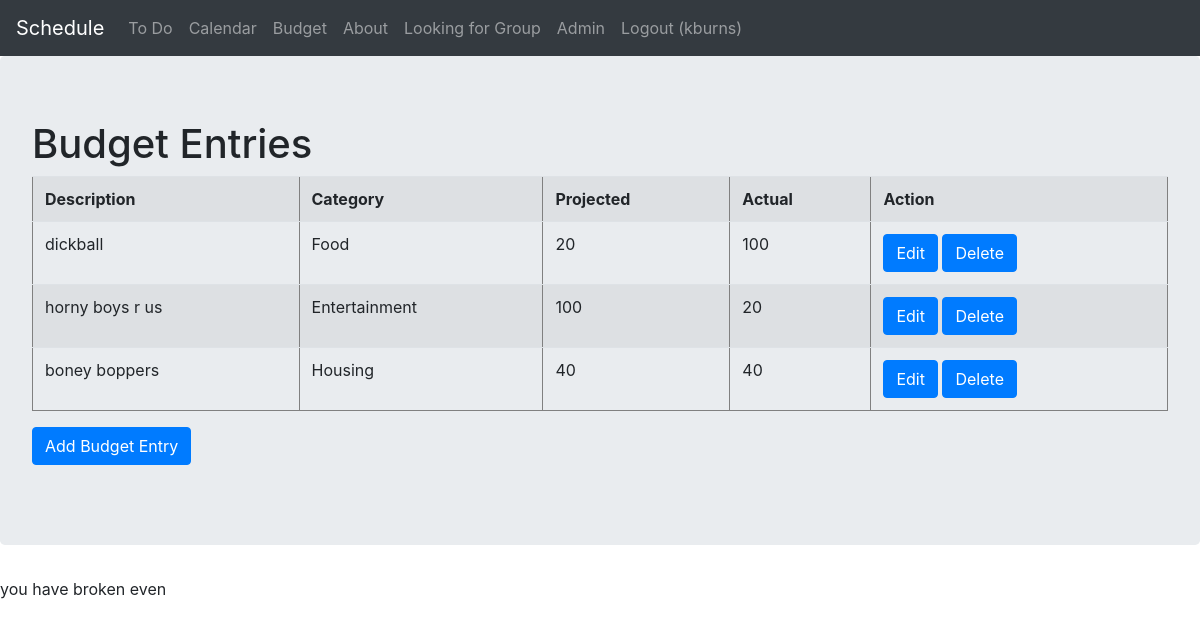
Page /budget/ (signed in) on the committed database.
### budget/models.py (models this page shows)
class BudgetEntry(models.Model):
    user = models.ForeignKey(User, on_delete=models.CASCADE)
    description = models.CharField(max_length=128)
    category = models.ForeignKey(BudgetCategory, on_delete=models.CASCADE)
    projected = models.CharField(max_length=20, default='0')
    actual = models.CharField(max_length=20, default='0')
    is_completed = models.BooleanField(default=False)

class BudgetCategory(models.Model):
    category = models.CharField(max_length=128)
    def __str__(self):
        return self.category

### budget/views.py (the view, shortened to what this page needs)
# urls.py: path('budget/', budget_views.budget),
@login_required(login_url='/login/')
def budget(request):
    if (request.method == "GET" and "delete" in request.GET):
        id = request.GET["delete"]
        BudgetEntry.objects.filter(id=id).delete()
        return redirect("/budget/")
    else:
        table_data = BudgetEntry.objects.filter(user=request.user)
    totActual = 0
    totProjected = 0
    for i in table_data:
        totActual += int(i.actual)
        totProjected += int(i.projected)
    comparison = totActual - totProjected
    context = {
        "comp": comparison,
        "table_data": table_data
    }
    return render(request, 'budget/budget.html', context)

### templates/budget/budget.html (shortened to what this page needs)
<html>
<head>
    {% include "bootstrap.html" %}
    {% load static %}
</head>
<body>
  {% include "nav.html" %}
    <div class="jumbotron">
      <h1>Budget Entries</h1>
      {% if not table_data %}
        </p>There are no budget entries to display.</p>
      {% else %}
    <table class="table table-striped" border="1">
      <tr>
        <th>Description</th>
        <th>Category</th>
        <th>Projected</th>
        <th>Actual</th>
        <th>Action</th>
       </tr>
       {% for row in table_data %}
          <tr>
          <td>{{ row.description }}</td>
          <td>{{ row.category }}</td>
          <td>{{ row.projected }}</td>
          <td>{{ row.actual }}</td>
          <td>
            <a class="btn btn-primary" href="/budget/edit/{{ row.id }}/">Edit</a>
            <a class="btn btn-primary" href="#" onclick= "confirmDeleteModal( {{row.id}})">Delete</a>
            </td>
          </tr>
        {% endfor %}
          </table>
        {% endif %}
      <form method="GET" action="/budget/add/">
        <input type="submit" class="btn btn-primary" value = "Add Budget Entry">
      </form>
    </div>
    {% if comp > 0 %}
      <p> your surplus is {{comp}}</p>
    {% elif comp < 0 %}
      <p> your deficit is {{comp}}</p>
    {% else %}
      <p> you have broken even</p>
    {% endif %}
</body>
</html>

### templates/nav.html
<nav class="navbar navbar-expand-lg navbar-dark bg-dark">
  <a class="navbar-brand" href="/">Schedule</a>
  <div class="collapse navbar-collapse" id="navbarSupportedContent">
    <ul class="navbar-nav mr-auto">
      <li class="nav-item">
        <a class="nav-link" href="/tasks/">To Do</a>
      </li>
      <li class="nav-item">
        <a class="nav-link" href="/calendar/">Calendar</a>
      </li>
      <li class="nav-item">
        <a class="nav-link" href="/budget/">Budget</a>
      </li>
      <li class="nav-item">
        <a class="nav-link" href="/about/">About</a>
      </li>
      <li>
        <a class="nav-link" href="/LFG/">Looking for Group</a>
      </li>
      <li class="nav-item">
        <a class="nav-link" href="/admin" target="_blank">Admin</a>
      </li>
      {% if user.is_authenticated %}
      <li>
        <a class="nav-link" href="/logout/">Logout ({{user.username}})</a>
      </li>
      {% else %}
      <li>
        <a class="nav-link" href="/login/">Login</a>
      </li>
      {% endif %}
  </div>
</nav>

### rows in the picture
BudgetEntry: description "dickball", category "Food", projected "20", actual "100"
BudgetEntry: description "horny boys r us", category "Entertainment", projected "100", actual "20"
BudgetEntry: description "boney boppers", category "Housing", projected "40", actual "40"

### other values in the picture
{{ user.username }} "kburns"
